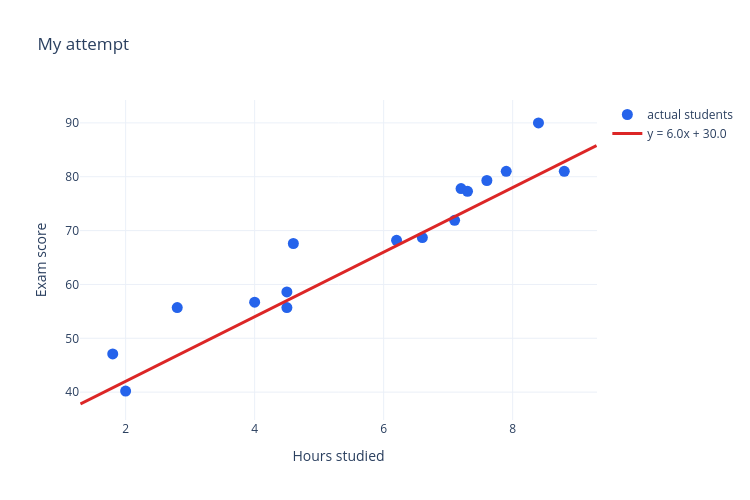

The notebook cell saved with this chart:
### Markdown cell above
> ### 💭 Think about it
>
> - What's wrong with this one? Is it wrong in the same way as before?

### Code cell
# Your turn: pick numbers you think look good.
my_slope = 6.0
my_intercept = 30.0

plot_line_over_data(scores_1d, my_slope, my_intercept, title="My attempt").show()

### Figure 1 — Plotly figure (JSON) as saved in the notebook; plotly's stock layout.template omitted (floating-point values rounded to 4 significant figures)
{"data": [{"hovertemplate": "Hours: %{x}<br>Score: %{y}<extra></extra>", "marker": {"color": "#2563eb", "size": 11}, "mode": "markers", "name": "actual students", "type": "scatter", "x": [1.8, 2.0, 2.8, 4.0, 4.5, 4.5, 4.6, 6.2, 6.6, 7.1, 7.2, 7.3, 7.6, 7.9, 8.4, 8.8], "y": [47.1, 40.2, 55.7, 56.7, 58.6, 55.7, 67.6, 68.2, 68.7, 71.9, 77.8, 77.3, 79.3, 81.0, 90.0, 81.0]}, {"line": {"color": "#dc2626", "width": 3}, "mode": "lines", "name": "y = 6.0x + 30.0", "type": "scatter", "x": [1.3, 1.463, 1.627, 1.79, 1.953, 2.116, 2.28, 2.443, 2.606, 2.769, 2.933, 3.096, 3.259, 3.422, 3.586, 3.749, 3.912, 4.076, 4.239, 4.402, 4.565, 4.729, 4.892, 5.055, 5.218, 5.382, 5.545, 5.708, 5.871, 6.035, 6.198, 6.361, 6.524, 6.688, 6.851, 7.014, 7.178, 7.341, 7.504, 7.667, 7.831, 7.994, 8.157, 8.32, 8.484, 8.647, 8.81, 8.973, 9.137, 9.3], "y": [37.8, 38.78, 39.76, 40.74, 41.72, 42.7, 43.68, 44.66, 45.64, 46.62, 47.6, 48.58, 49.56, 50.53, 51.51, 52.49, 53.47, 54.45, 55.43, 56.41, 57.39, 58.37, 59.35, 60.33, 61.31, 62.29, 63.27, 64.25, 65.23, 66.21, 67.19, 68.17, 69.15, 70.13, 71.11, 72.09, 73.07, 74.04, 75.02, 76.0, 76.98, 77.96, 78.94, 79.92, 80.9, 81.88, 82.86, 83.84, 84.82, 85.8]}], "layout": {"height": 500, "title": {"text": "My attempt"}, "width": 750, "xaxis": {"title": {"text": "Hours studied"}}, "yaxis": {"title": {"text": "Exam score"}}}}
